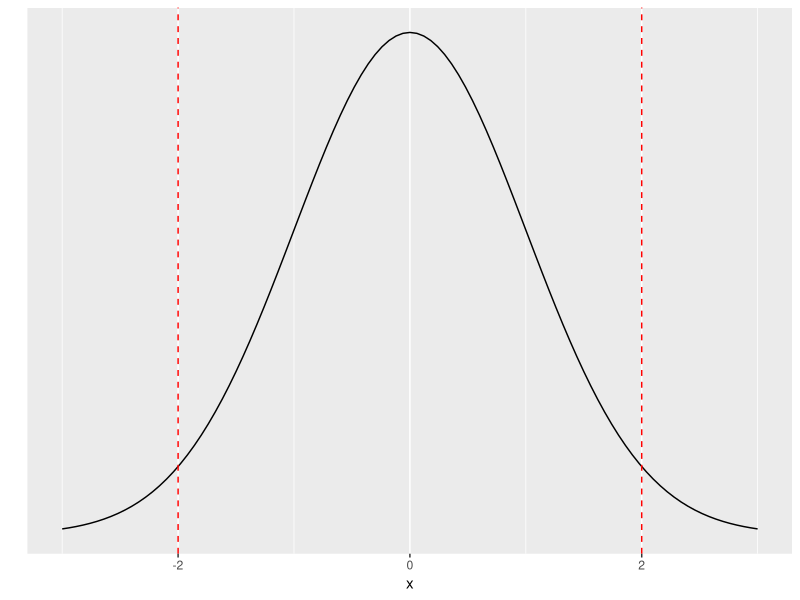
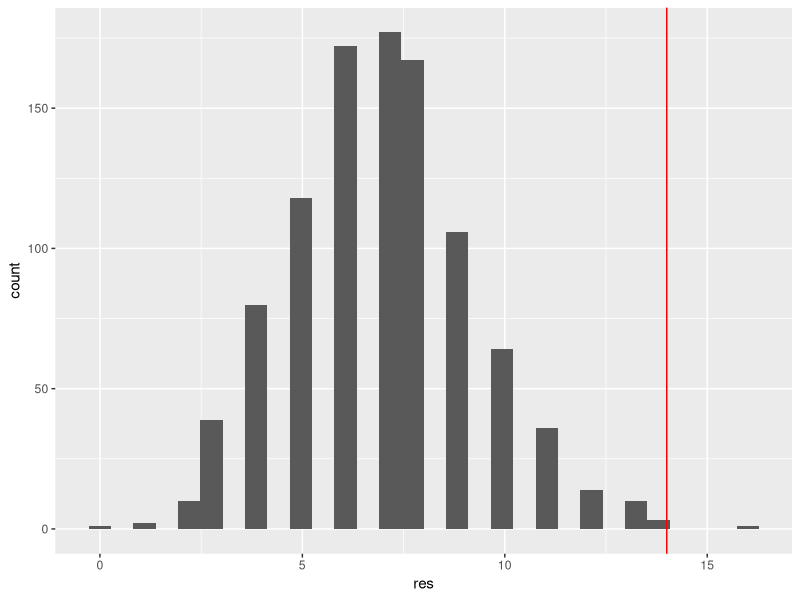
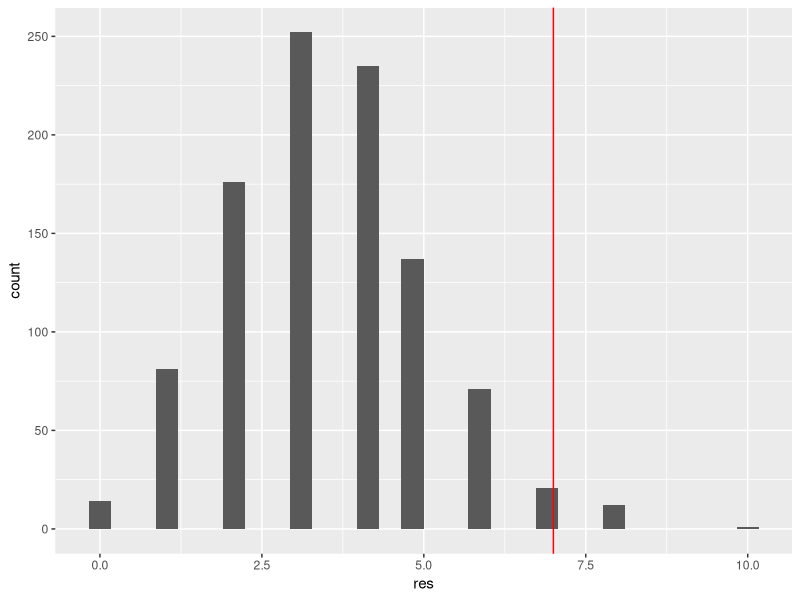

Source code (R) for these figures, in order:
## ---- chunk 1
knitr::opts_chunk$set(echo = TRUE)
## ---- chunk 2
library(tidyverse)
p1 <- ggplot(data = data.frame(x = c(-3, 3)), aes(x)) +
  stat_function(fun = dnorm, n = 101, args = list(mean = 0, sd = 1)) + ylab("") +
  scale_y_continuous(breaks = NULL)
p1 + geom_vline(xintercept=-2, linetype="dashed", color = "red") + geom_vline(xintercept=2, linetype="dashed", color = "red")


zstar <- 1.6
2*(1-pnorm(zstar))
pnorm(-zstar)
1-pnorm(zstar)

## ---- chunk 3
pi <- 0.25
## ---- chunk 4
n <- 28
phat <- 14 / n
c(n, phat)
## ---- chunk 5
z <- (phat-pi) / sqrt(pi *(1-pi) / n)
z
1 - pnorm(z)
## ---- chunk 6
set.seed(256)
M <- 1000
pi <- 0.25
ncadets <- 28
n.succ <- 14
phat <- n.succ / ncadets
RES <- data.frame(res = rep(NA, M))  # create a data frame to hold the results of the simulation

for(i in 1:M){
  myobs <- rbinom(1, ncadets, pi)
  RES$res[i] <- myobs
}
RES %>% ggplot(aes(x = res)) + geom_histogram() + 
  geom_vline(xintercept = n.succ, color = "red")

sum(RES$res >= n.succ) / M
## ---- chunk 7
z <- (0.5-0.25) / sqrt(0.25 *(1-0.25) / 14); z
1 - pnorm(z)

set.seed(256)
M <- 1000
pi <- 0.25
ncadets <- 14
n.succ <- 7
phat <- n.succ / ncadets
RES <- data.frame(res = rep(NA, M))  # create a data frame to hold the results of the simulation

for(i in 1:M){
  myobs <- rbinom(1, ncadets, pi)
  RES$res[i] <- myobs
}
RES %>% ggplot(aes(x = res)) + geom_histogram() + 
  geom_vline(xintercept = n.succ, color = "red")

sum(RES$res >= n.succ) / M
## ---- chunk 8
pi <- 1/3 
n <- 120 
sd.RPS <- sqrt(pi * (1-pi) / n)
phat <- 31/n
c(pi, sd.RPS, phat)
## ---- chunk 9
z <- (phat - pi) / sd.RPS
pval <- pnorm(z)
c(z, pval)
## ---- chunk 10
2 * (1 - pnorm(abs(z)))
